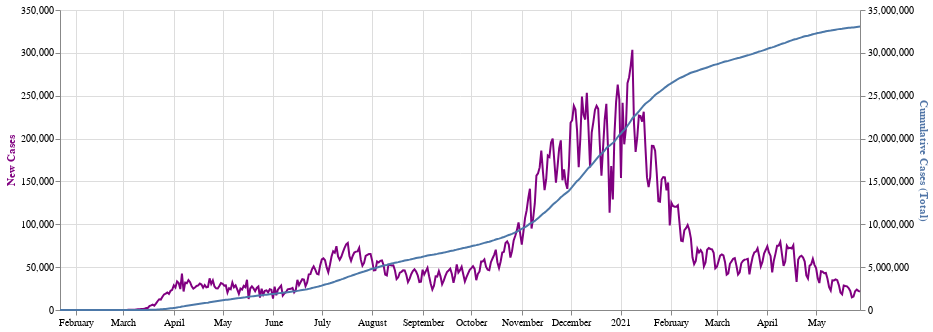

This figure's notebook cell:
### Markdown cell above
#### New Cases and Cumulative Cases

### Code cell
alt.layer(new_cases_chart, cumulative_chart).resolve_scale(
    y = 'independent'
)

### Figure 1 — Vega-Lite specification as saved in the notebook (floating-point values rounded to 4 significant figures; data arrays with more than 128 entries replaced by an {"elided": "..."} marker saying what was removed)
{"config": {"view": {"continuousWidth": 400, "continuousHeight": 300}}, "layer": [{"mark": "line", "encoding": {"color": {"value": "purple"}, "x": {"type": "temporal", "axis": {"title": null}, "field": "submission_date"}, "y": {"type": "quantitative", "axis": {"title": "New Cases", "titleColor": "purple"}, "field": "new_case"}}, "width": 800}, {"mark": "line", "encoding": {"x": {"type": "temporal", "axis": {"title": null}, "field": "submission_date"}, "y": {"type": "quantitative", "axis": {"title": "Cumulative Cases (Total)", "titleColor": "#5276A7"}, "field": "tot_cases"}}, "width": 800}], "data": {"name": "data-53d130b00bc25e57275dfe03a0c302e4"}, "resolve": {"scale": {"y": "independent"}}, "$schema": "https://vega.github.io/schema/vega-lite/v4.8.1.json", "datasets": {"data-53d130b00bc25e57275dfe03a0c302e4": {"elided": "493 records"}}}
